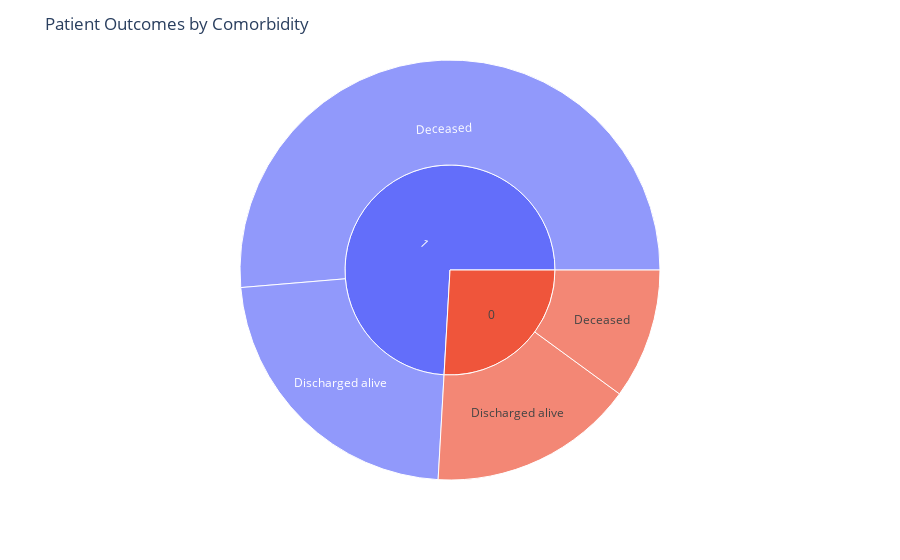

The notebook cell this image was saved under:
### Code cell
fig=idw.fig_sunburst(
        OR_data,
        title='Patient Outcomes by Comorbidity',
        path=['has_comorbidity', 'outco_outcome'], values='subjid',
        base_color_map=None,
        suffix='', filepath='', save_inputs=False,
        graph_id='', graph_label='', graph_about='')

fig[0]

### Figure 1 — Plotly figure (JSON) as saved in the notebook; plotly's stock layout.template omitted (floating-point values rounded to 4 significant figures)
{"data": [{"branchvalues": "total", "domain": {"x": [0, 1], "y": [0, 1]}, "hovertemplate": "labels=%{label}<br>subjid=%{value}<br>parent=%{parent}<br>id=%{id}<extra></extra>", "ids": ["0/Deceased", "0/Discharged alive", "1/Deceased", "1/Discharged alive", "0", "1"], "labels": ["Deceased", "Discharged alive", "Deceased", "Discharged alive", "0", "1"], "name": "", "parents": ["0", "0", "1", "1", "", ""], "type": "sunburst", "values": [64.0, 101.0, 327.0, 145.0, 165.0, 472.0]}], "layout": {"legend": {"tracegroupgap": 0}, "margin": {"t": 60}, "title": {"text": "Patient Outcomes by Comorbidity"}}}
